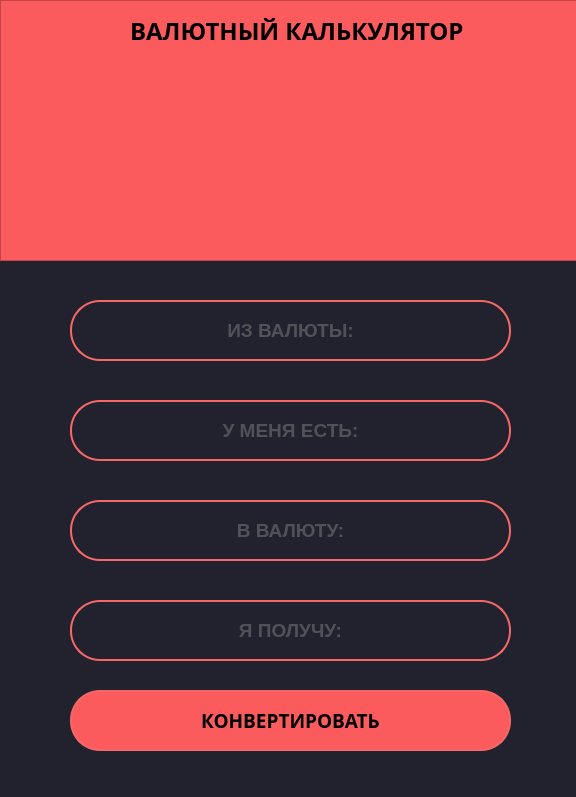
<?xml version="1.0" encoding="UTF-8"?>
<ui version="4.0">
 <class>Form</class>
 <widget class="QWidget" name="Form">
  <property name="geometry">
   <rect>
    <x>0</x>
    <y>0</y>
    <width>576</width>
    <height>797</height>
   </rect>
  </property>
  <property name="windowTitle">
   <string>Form</string>
  </property>
  <property name="styleSheet">
   <string notr="true">background-color: #22222e</string>
  </property>
  <widget class="QFrame" name="frame">
   <property name="geometry">
    <rect>
     <x>0</x>
     <y>0</y>
     <width>581</width>
     <height>261</height>
    </rect>
   </property>
   <property name="styleSheet">
    <string notr="true">background-color: #fb5b5d</string>
   </property>
   <property name="frameShape">
    <enum>QFrame::StyledPanel</enum>
   </property>
   <property name="frameShadow">
    <enum>QFrame::Raised</enum>
   </property>
   <widget class="QLabel" name="label_image">
    <property name="geometry">
     <rect>
      <x>130</x>
      <y>10</y>
      <width>441</width>
      <height>41</height>
     </rect>
    </property>
    <property name="font">
     <font>
      <family>Magneto</family>
      <pointsize>18</pointsize>
      <weight>75</weight>
      <bold>true</bold>
     </font>
    </property>
    <property name="text">
     <string>ВАЛЮТНЫЙ КАЛЬКУЛЯТОР</string>
    </property>
   </widget>
   <widget class="QLabel" name="label_h2">
    <property name="geometry">
     <rect>
      <x>160</x>
      <y>60</y>
      <width>281</width>
      <height>181</height>
     </rect>
    </property>
    <property name="text">
     <string/>
    </property>
    <property name="pixmap">
     <pixmap>../../../../../Documents/icon-256x256.png</pixmap>
    </property>
   </widget>
  </widget>
  <widget class="QLineEdit" name="Linevalute">
   <property name="geometry">
    <rect>
     <x>70</x>
     <y>300</y>
     <width>441</width>
     <height>61</height>
    </rect>
   </property>
   <property name="font">
    <font>
     <family>Arial</family>
     <pointsize>14</pointsize>
     <weight>75</weight>
     <bold>true</bold>
    </font>
   </property>
   <property name="styleSheet">
    <string notr="true">background-color: #22222e;
border: 2px solid #f66867;
border-radius: 30;
color: gray;</string>
   </property>
   <property name="text">
    <string/>
   </property>
   <property name="alignment">
    <set>Qt::AlignCenter</set>
   </property>
   <property name="placeholderText">
    <string>ИЗ ВАЛЮТЫ:</string>
   </property>
  </widget>
  <widget class="QLineEdit" name="Linecash">
   <property name="geometry">
    <rect>
     <x>70</x>
     <y>400</y>
     <width>441</width>
     <height>61</height>
    </rect>
   </property>
   <property name="font">
    <font>
     <family>Arial</family>
     <pointsize>14</pointsize>
     <weight>75</weight>
     <bold>true</bold>
    </font>
   </property>
   <property name="styleSheet">
    <string notr="true">background-color: #22222e;
border: 2px solid #f66867;
border-radius: 30;
color: gray;</string>
   </property>
   <property name="text">
    <string/>
   </property>
   <property name="alignment">
    <set>Qt::AlignCenter</set>
   </property>
   <property name="placeholderText">
    <string>У МЕНЯ ЕСТЬ:</string>
   </property>
  </widget>
  <widget class="QLineEdit" name="Lineconvert">
   <property name="geometry">
    <rect>
     <x>70</x>
     <y>500</y>
     <width>441</width>
     <height>61</height>
    </rect>
   </property>
   <property name="font">
    <font>
     <family>Arial</family>
     <pointsize>14</pointsize>
     <weight>75</weight>
     <bold>true</bold>
    </font>
   </property>
   <property name="styleSheet">
    <string notr="true">background-color: #22222e;
border: 2px solid #f66867;
border-radius: 30;
color: gray;</string>
   </property>
   <property name="text">
    <string/>
   </property>
   <property name="alignment">
    <set>Qt::AlignCenter</set>
   </property>
   <property name="placeholderText">
    <string>В ВАЛЮТУ:</string>
   </property>
  </widget>
  <widget class="QLineEdit" name="Lineget">
   <property name="geometry">
    <rect>
     <x>70</x>
     <y>600</y>
     <width>441</width>
     <height>61</height>
    </rect>
   </property>
   <property name="font">
    <font>
     <family>Arial</family>
     <pointsize>14</pointsize>
     <weight>75</weight>
     <bold>true</bold>
    </font>
   </property>
   <property name="styleSheet">
    <string notr="true">background-color: #22222e;
border: 2px solid #f66867;
border-radius: 30;
color: gray;</string>
   </property>
   <property name="text">
    <string/>
   </property>
   <property name="alignment">
    <set>Qt::AlignCenter</set>
   </property>
   <property name="placeholderText">
    <string>Я ПОЛУЧУ:</string>
   </property>
  </widget>
  <widget class="QPushButton" name="buttonconvert">
   <property name="geometry">
    <rect>
     <x>70</x>
     <y>690</y>
     <width>441</width>
     <height>61</height>
    </rect>
   </property>
   <property name="font">
    <font>
     <family>Magneto</family>
     <pointsize>14</pointsize>
     <weight>75</weight>
     <bold>true</bold>
    </font>
   </property>
   <property name="styleSheet">
    <string notr="true">QPushButton {
background-color: #fb5b5d;
border: 2px solid #f66867;
border-radius: 30;
color: black;
}
QPushButton:pressed {
    background-color: #fa4244;
}</string>
   </property>
   <property name="text">
    <string>КОНВЕРТИРОВАТЬ</string>
   </property>
  </widget>
 </widget>
 <resources/>
 <connections/>
</ui>
